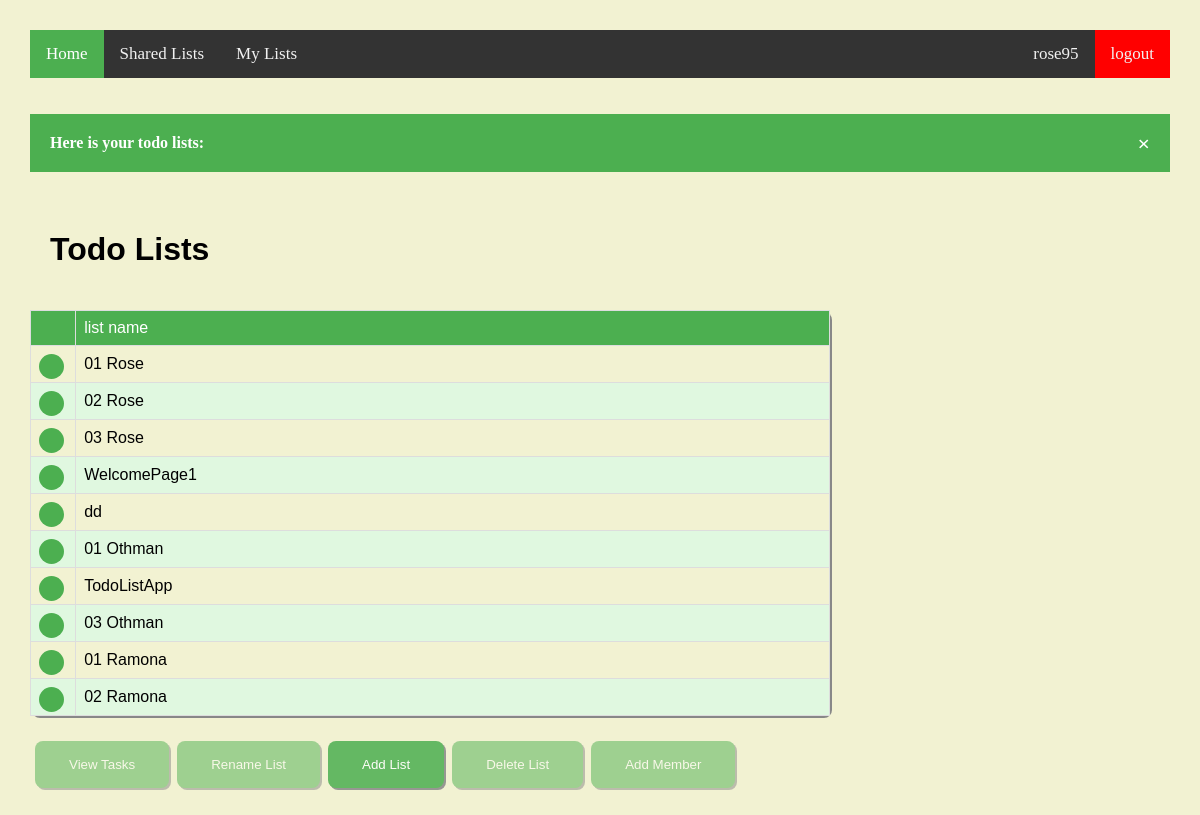
Before: /polls/todolists/ (signed in) with the older database file.
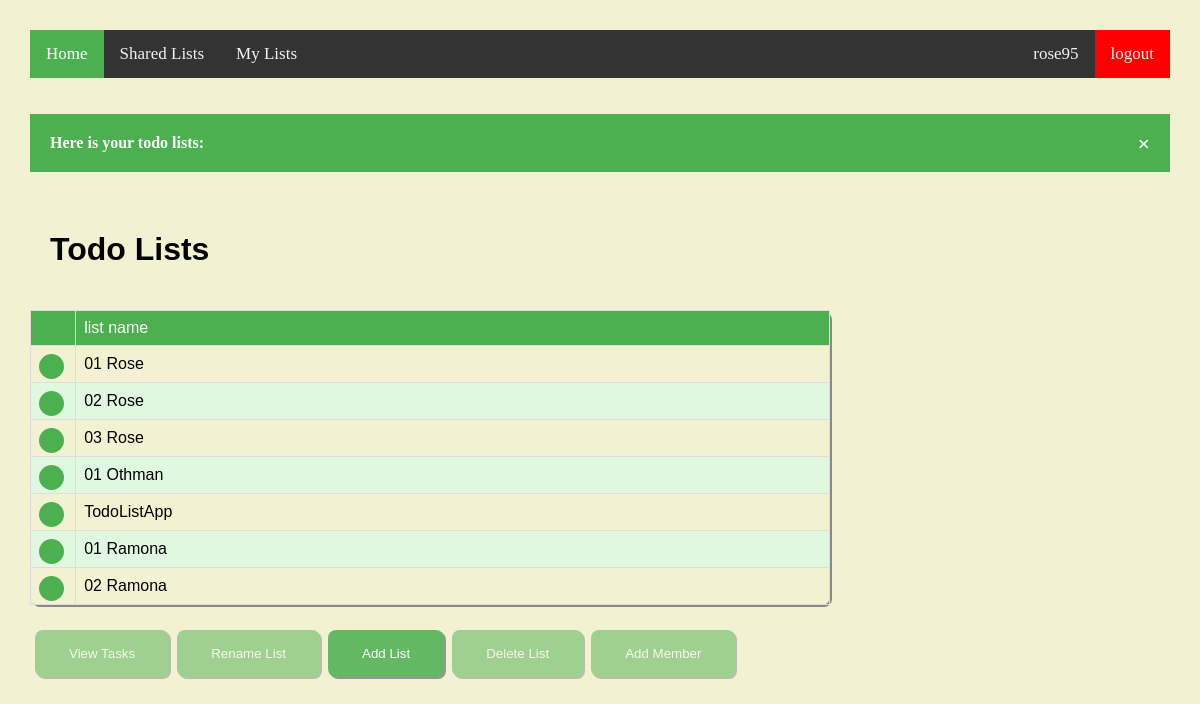
After: the same page with the newer database file.
### polls/models.py (models this page shows)
class TodoList(models.Model):
    name = models.CharField(max_length=15)

### polls/views.py (the view, shortened to what this page needs)
# urls.py: path('todolists/', views.TodoListView, name='todolists'),
def TodoListView(request):
    if request.method == 'GET':
        if len(CombineUserAndSharedLists(request.user.id)) == 0:
            return render(request, 'polls/todolists.html', {'todo_lists': CombineUserAndSharedLists(request.user.id),
                                                            'warningmessage': "You don't have any todo lists!",
                                                            'user_name': request.user.username}, )
        else:
            return render(request, 'polls/todolists.html',
                          {'todo_lists': CombineUserAndSharedLists(request.user.id),
                           'user_name': request.user.username,
                           'message': 'Here is your todo lists: ', }, )

### polls/views.py (called while the page is built)
def CombineUserAndSharedLists(user_id):
    user_lists = FilterUserTodoLists(user_id)
    shared_lists = FilterSharedTodoLists(user_id)
    combined_lists = []
    for user_list in user_lists:
        combined_lists.append(user_list)
    for shared_list in shared_lists:
        combined_lists.append(shared_list)
    return combined_lists

def FilterUserTodoLists(user_id):
    mapping_user_with_todo_lists = UserWithTodoLists.objects.filter(user_id=user_id)
    todo_lists_id = []
    for mapping_user_with_todo_list in mapping_user_with_todo_lists:
        todo_lists_id.append(mapping_user_with_todo_list.todo_list_id)
    user_todo_lists = TodoList.objects.filter(id__in=todo_lists_id)
    return user_todo_lists

def FilterSharedTodoLists(user_id):
    mapping_shared_todo_lists = SharedListsWithUsers.objects.filter(user_id=user_id)
    todo_lists_id = []
    for mapping_shared_todo_list in mapping_shared_todo_lists:
        todo_lists_id.append(mapping_shared_todo_list.todo_list_id)
    shared_todo_lists = TodoList.objects.filter(id__in=todo_lists_id)
    return shared_todo_lists

### polls/templates/polls/todolists.html (shortened to what this page needs)
{%extends 'polls/todolistsbase.html'%}
{%block todolistscontent%}
<h1 class="header">Todo Lists</h1>
     {% if todo_lists %}
         <table class="customers">
             <thead>
                 <tr>
                     <td width="3%"></td>
                     <td width="50%">list name</td>
                 </tr>
             </thead>
             {% for list in todo_lists %}
                <tr for="list{{ forloop.counter }}">
                    <td><label class="radiobuttoncontainer"><input type="radio" onclick=enable_buttons({{ list.id }}) name="list_id" id="list{{ forloop.counter }}" value="{{ list.id }}"><span class="checkpoint"></span></label></td>
                    <td>{{list.name}}</td>
                </tr>
             {% endfor %}
         </table><BR>
     {% endif %}
{%endblock%}

### polls/templates/polls/todolistsbase.html
{%extends 'polls/base.html'%}
{%block content%}
    <form action="{% url 'polls:entries' %}" method="GET">{% csrf_token %}
         {% block todolistscontent%}
         {% endblock %}
         <table>
             <tr>
                 <td><input id="view_tasks" type="submit" value="View Tasks" disabled="true"></td>
                 <td></td>
                 <td><input id="rename_list" type="submit" value="Rename List" disabled="true" formaction="{% url 'polls:renamelist' %}"></td>
                 <td></td>
                 <td><input  type="submit" value="Add List" formaction="{% url 'polls:createtodolist' %}"></td>
                 <td></td>
                 <td><input id="delete_list" type="submit" value="Delete List"  formaction="{% url 'polls:mytodolists' %}" formmethod="POST" onclick=confirm_delete_list() disabled="true"></td>
                 <td></td>
                 <td><input id="add_member" type="submit" value="Add Member" formaction="{% url 'polls:addmember' %}" disabled="true"></td>
             </tr>
         </table>
  </form>
{%endblock%}

### polls/templates/polls/base.html (shortened to what this page needs)
<!DOCTYPE html>
{%load static %}
<html lang="en">
<head>
    <link  rel="stylesheet" type="text/css" href="{% static 'css/style.css' %}"/>
</head>
<body class="body" >
    <div class="topnav">
      <a class="active" href="{% url 'polls:todolists' %}" methods="GET" title="Show all todo lists">Home</a>
      <a href="{% url 'polls:sharedtodolists' %}" methods="GET" title="Show todo lists shared with me">Shared Lists</a>
      <a href="{% url 'polls:mytodolists' %}" methods="GET" title="Show todo lists created by me">My Lists</a>
      <a href="{% url 'polls:logout' %}" methods="GET" style="float:right; background:red;">logout</a>
      <a href="{% url 'polls:profile' %}" methods="GET" style="float:right" title="View Profile">{{user_name}}</a>
    </div>
    <br><br>
    {% if message %}
         <div class="info">
            <span class="closebtn" onclick="this.parentElement.style.display='none';">&times;</span>
            <strong>{{message}}</strong>
         </div><br>
    {% endif %}
    {% block content %}
    {% endblock %}
</body>
</html>

### static/css/style.css (style rules this page uses)
.header { padding: 20px; width: 20% text-align: center; background: #4CAF50 font-size: 60px; font-family:"Comic Sans MS", cursive, sans-serif; color:#000000; //background-opacity=0.7 }
.body { margin:0px 0px; padding:30px; text-align:left; align:center; //background: url(https://sf.co.ua/14/08/wallpaper-1936140.jpg); background: #f2f2d2; }
input[type=button]:disabled , input[type=submit]:disabled, input[type=reset]:disabled { opacity:0.5; }
input[type=button], input[type=submit], input[type=reset] { background-color: #4CAF50; border: none; color: white; padding: 16px 32px; text-decoration: none; margin: 4px 2px; cursor: pointer; opacity: 0.85; transition:0.3s; box-shadow: 2px 2px #888888; width: 100%; border-radius: 8px; }
.customers { font-family: "Trebuchet MS", Arial, Helvetica, sans-serif; border-collapse: collapse; width: 50em; align: center; box-shadow: 2px 2px #888888; border-radius: 8px !important; -moz-border-radius: 8px !important; }
.customers td, .customers thead { border: 1px solid #ddd; padding: 8px; }
.customers tr:nth-child(even) { background-color: #E0F8E0; opacity=0.7; }
.customers thead { padding-top: 12px; padding-bottom: 12px; text-align: left; background-color: #4CAF50; color: white; }
.info { padding: 20px; background-color: #4CAF50; color: white; }
.closebtn { margin-left: 15px; color: white; font-weight: bold; float: right; font-size: 22px; line-height: 20px; cursor: pointer; transition: 0.3s; }
.topnav { background-color: #333; overflow: hidden; }
.topnav a { float: left; color: #f2f2f2; text-align: center; padding: 14px 16px; text-decoration: none; font-size: 17px; }
.topnav a.active { background-color: #4CAF50; color: white; }
.radiobuttoncontainer { display: block; position: relative; padding-left: 0px; margin-top=15px; margin-bottom: 20px; cursor: pointer; font-size: 22px; -webkit-user-select: none; -moz-user-select: none; -ms-user-select: none; user-select: none; background-color: #f2f2f2; border-color: black; }
.checkpoint { position: absolute; top: 0; left: 0; height: 25px; width: 25px; background-color: #4CAF50; border-radius: 50%; }
.checkpoint:after { content: ""; position: absolute; display: none; }
.radiobuttoncontainer .checkpoint:after { top: 9px; left: 9px; width: 8px; height: 8px; border-radius: 50%; background: white; }

Changed rows visible on the page:
removed TodoList: name "WelcomePage1"
removed TodoList: name "dd"
removed TodoList: name "03 Othman"
